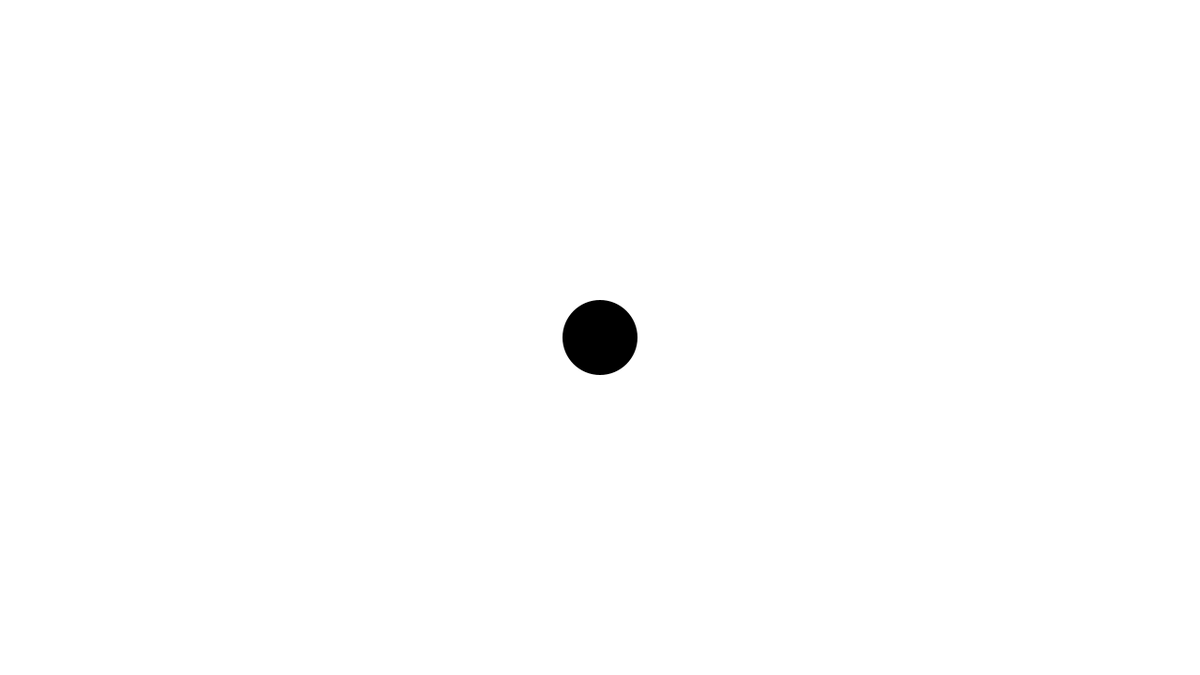
Frame 1 (no input)
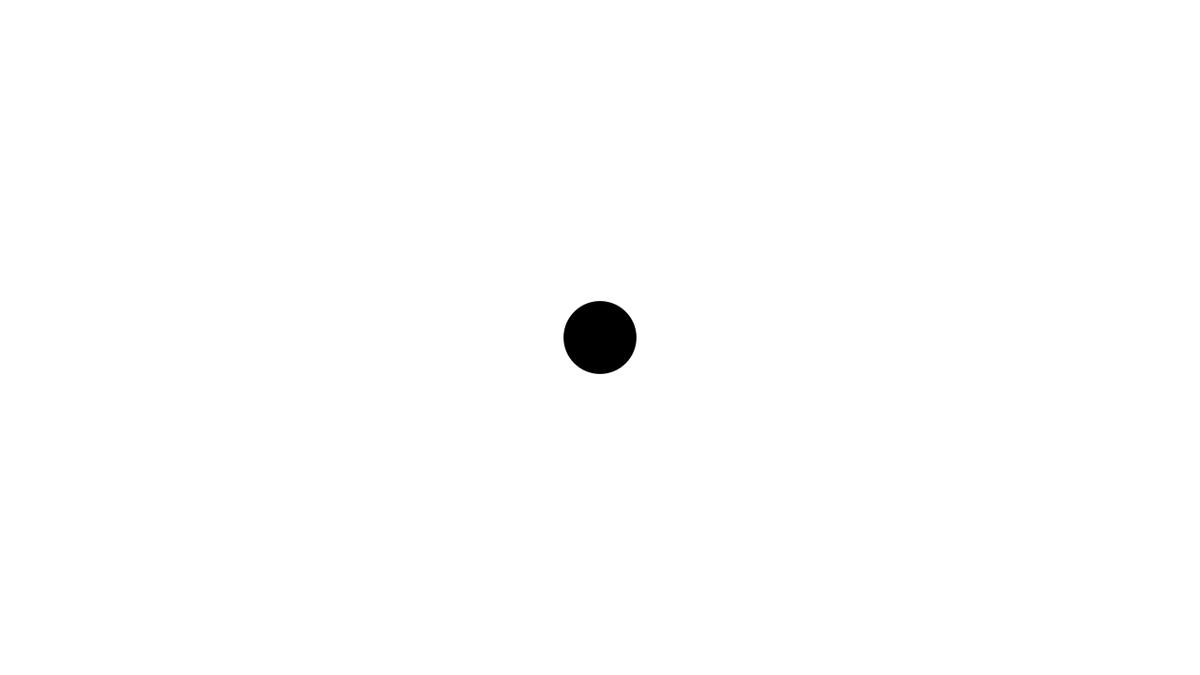
Frame 60 (the mouse pressed at the canvas centre just before this capture)
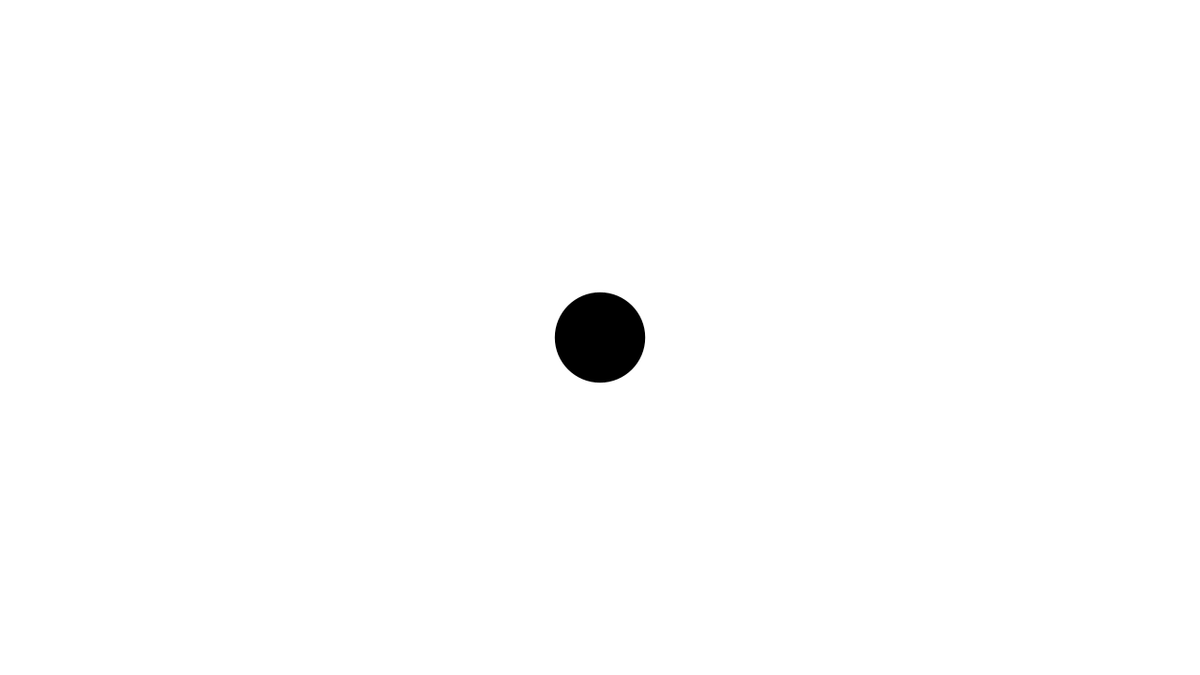
Frame 120 (the mouse held since frame 60 and released just before this capture)

The Processing sketch that drew these frames (run headless with seeded random() and noise(); from frame 60 on, the mouse is pressed at the canvas centre):

// Processing sketch: sineAnimation
// ── sineAnimation.pde

float size = 80;

void setup() {
  size(1280, 720);
}


void draw() {

  background(255);

  noStroke();
  fill(0, 0, 0);
  ellipse(width/2, height/2, size, size);

  size = (sin(frameCount*0.01)*0.5 + 0.5) * 100;  
  println(size);
}
